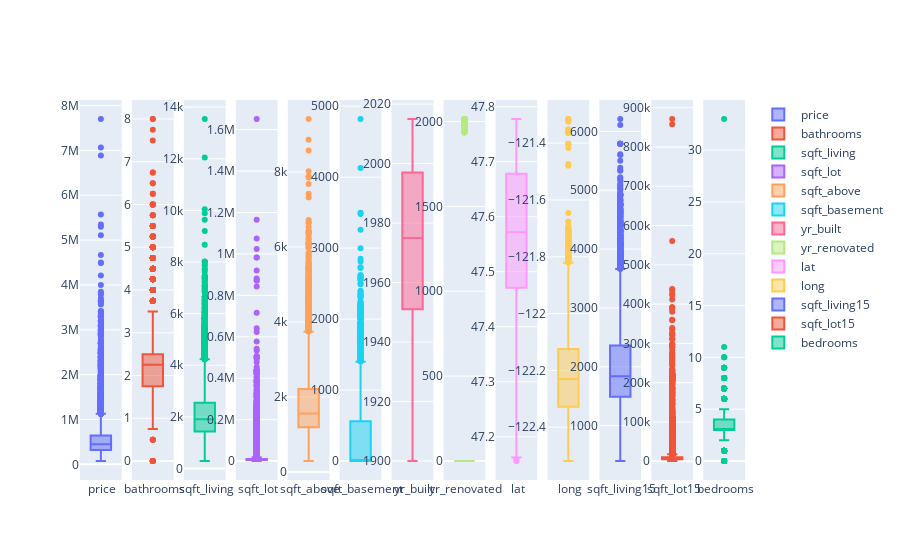

The notebook cell this image was saved under:
### Code cell
fig = make_subplots(rows=1, cols=13)

fig.add_trace(go.Box(y=data["price"],name =' price'), row=1, col=1)
fig.add_trace(go.Box(y=data["bathrooms"],name =' bathrooms'), row=1, col=2)
fig.add_trace(go.Box(y=data["sqft_living"],name =' sqft_living'), row=1, col=3)
fig.add_trace(go.Box(y=data["sqft_lot"],name =' sqft_lot'), row=1, col=4)
fig.add_trace(go.Box(y=data["sqft_above"],name =' sqft_above'), row=1, col=5)
fig.add_trace(go.Box(y=data["sqft_basement"],name =' sqft_basement'), row=1, col=6)
fig.add_trace(go.Box(y=data["yr_built"],name =' yr_built'), row=1, col=7)
fig.add_trace(go.Box(y=data["yr_renovated"],name =' yr_renovated'), row=1, col=8)
fig.add_trace(go.Box(y=data["lat"],name =' lat'), row=1, col=9)
fig.add_trace(go.Box(y=data["long"],name =' long'), row=1, col=10)
fig.add_trace(go.Box(y=data["sqft_living15"],name =' sqft_living15'), row=1, col=11)
fig.add_trace(go.Box(y=data["sqft_lot15"],name =' sqft_lot15'), row=1, col=12)
fig.add_trace(go.Box(y=data["bedrooms"],name =' bedrooms'), row=1, col=13)

### Figure 1 — Plotly figure (JSON) as saved in the notebook; plotly's stock layout.template omitted (floating-point values rounded to 4 significant figures; data arrays with more than 128 entries replaced by an {"elided": "..."} marker saying what was removed)
{"data": [{"name": " price", "type": "box", "xaxis": "x", "y": {"elided": "21608 float values"}, "yaxis": "y"}, {"name": " bathrooms", "type": "box", "xaxis": "x2", "y": {"elided": "21608 float values"}, "yaxis": "y2"}, {"name": " sqft_living", "type": "box", "xaxis": "x3", "y": {"elided": "21608 int values"}, "yaxis": "y3"}, {"name": " sqft_lot", "type": "box", "xaxis": "x4", "y": {"elided": "21608 int values"}, "yaxis": "y4"}, {"name": " sqft_above", "type": "box", "xaxis": "x5", "y": {"elided": "21608 int values"}, "yaxis": "y5"}, {"name": " sqft_basement", "type": "box", "xaxis": "x6", "y": {"elided": "21608 int values"}, "yaxis": "y6"}, {"name": " yr_built", "type": "box", "xaxis": "x7", "y": {"elided": "21608 int values"}, "yaxis": "y7"}, {"name": " yr_renovated", "type": "box", "xaxis": "x8", "y": {"elided": "21608 int values"}, "yaxis": "y8"}, {"name": " lat", "type": "box", "xaxis": "x9", "y": {"elided": "21608 float values"}, "yaxis": "y9"}, {"name": " long", "type": "box", "xaxis": "x10", "y": {"elided": "21608 float values"}, "yaxis": "y10"}, {"name": " sqft_living15", "type": "box", "xaxis": "x11", "y": {"elided": "21608 int values"}, "yaxis": "y11"}, {"name": " sqft_lot15", "type": "box", "xaxis": "x12", "y": {"elided": "21608 int values"}, "yaxis": "y12"}, {"name": " bedrooms", "type": "box", "xaxis": "x13", "y": {"elided": "21608 int values"}, "yaxis": "y13"}], "layout": {"xaxis": {"anchor": "y", "domain": [0, 0.06272]}, "xaxis10": {"anchor": "y10", "domain": [0.703, 0.7657]}, "xaxis11": {"anchor": "y11", "domain": [0.7811, 0.8438]}, "xaxis12": {"anchor": "y12", "domain": [0.8592, 0.9219]}, "xaxis13": {"anchor": "y13", "domain": [0.9373, 1.0]}, "xaxis2": {"anchor": "y2", "domain": [0.07811, 0.1408]}, "xaxis3": {"anchor": "y3", "domain": [0.1562, 0.2189]}, "xaxis4": {"anchor": "y4", "domain": [0.2343, 0.297]}, "xaxis5": {"anchor": "y5", "domain": [0.3124, 0.3751]}, "xaxis6": {"anchor": "y6", "domain": [0.3905, 0.4533]}, "xaxis7": {"anchor": "y7", "domain": [0.4686, 0.5314]}, "xaxis8": {"anchor": "y8", "domain": [0.5467, 0.6095]}, "xaxis9": {"anchor": "y9", "domain": [0.6249, 0.6876]}, "yaxis": {"anchor": "x", "domain": [0, 1]}, "yaxis10": {"anchor": "x10", "domain": [0, 1]}, "yaxis11": {"anchor": "x11", "domain": [0, 1]}, "yaxis12": {"anchor": "x12", "domain": [0, 1]}, "yaxis13": {"anchor": "x13", "domain": [0, 1]}, "yaxis2": {"anchor": "x2", "domain": [0, 1]}, "yaxis3": {"anchor": "x3", "domain": [0, 1]}, "yaxis4": {"anchor": "x4", "domain": [0, 1]}, "yaxis5": {"anchor": "x5", "domain": [0, 1]}, "yaxis6": {"anchor": "x6", "domain": [0, 1]}, "yaxis7": {"anchor": "x7", "domain": [0, 1]}, "yaxis8": {"anchor": "x8", "domain": [0, 1]}, "yaxis9": {"anchor": "x9", "domain": [0, 1]}}}
